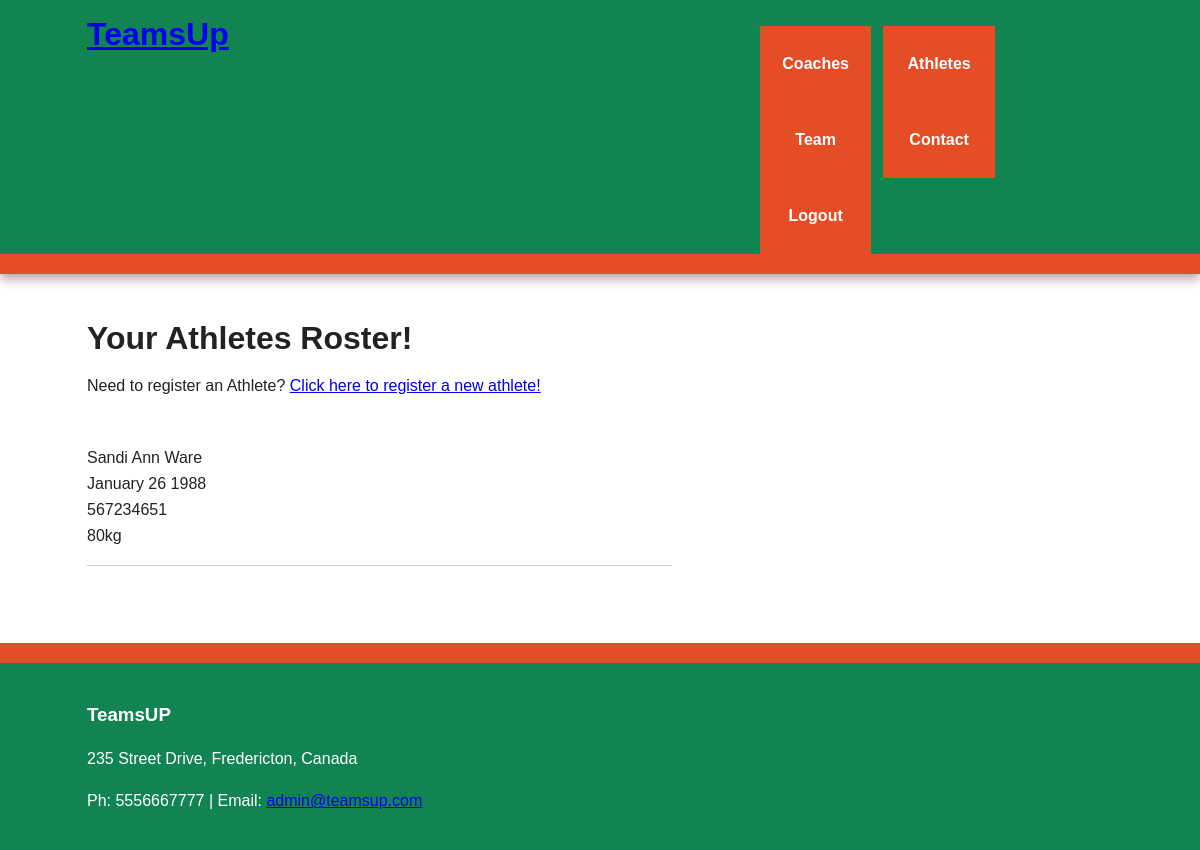
The page /athletes (signed in) on the database as committed earlier.
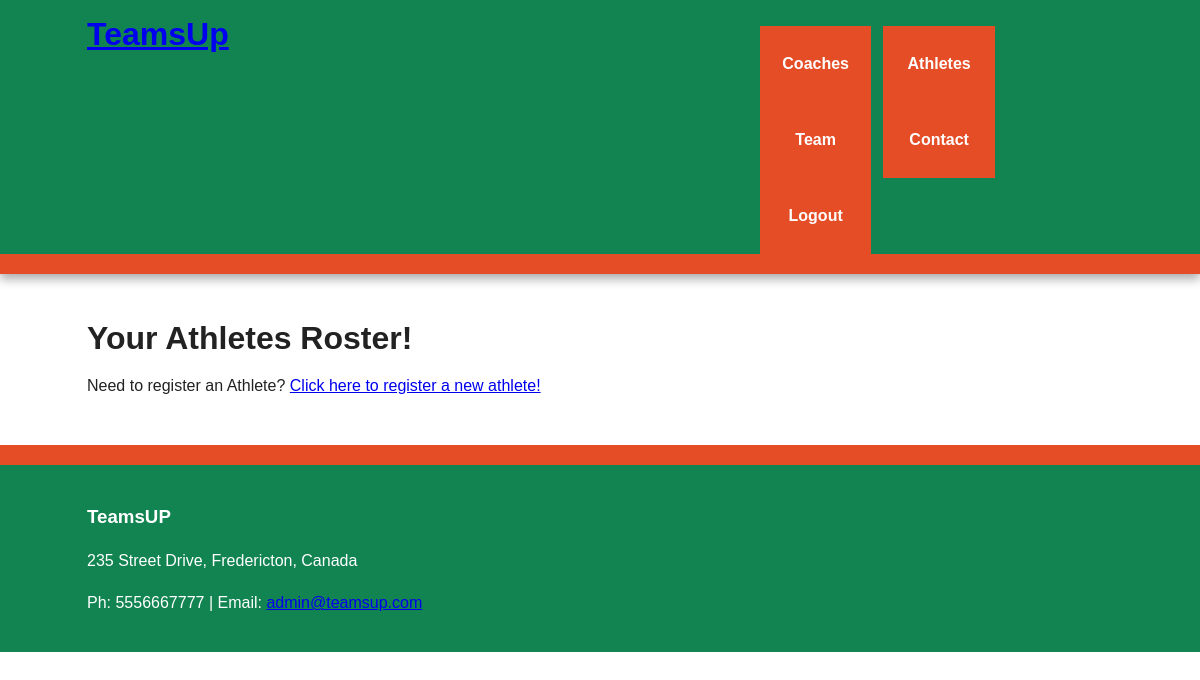
The same page on the database as committed later.
### flask_package/models.py (models this page shows, shortened)
class Athlete(db.Model):
    id = db.Column(db.Integer, primary_key=True)
    student_name = db.Column(db.String, index=True, unique=False)
    date_of_birth = db.Column(db.String, index=True, unique=False)
    student_id = db.Column(db.Integer, index=True, unique=True)
    position = db.Column(db.Integer, index=True, unique=False)
    team_id = db.Column(db.Integer, db.ForeignKey('team.id'))

### flask_package/routes.py (the view)
@app.route('/athletes')
@login_required
def athletes():
    athletes = Athlete.query.all()
    return render_template('athletes.html', athletes=athletes)

### flask_package/models.py (called while the page is built)
@login_manager.user_loader
def load_user(user_id):
    return User.query.get(int(user_id))

### flask_package/templates/athletes.html (shortened to what this page needs)
{% extends "base.html" %}
{% block content %}
    <h1>Your Athletes Roster!</h1>
    <p>Need to register an Athlete? <a href="{{ url_for('register_athlete') }}">Click here to register a new athlete!</a></p>
    {% for athlete in athletes %}
        <article class="main wrapper clearfix">
            <table>
                <tr>
                    <td>{{athlete.student_name}}</td>
                </tr>
                <tr>
                    <td>{{athlete.date_of_birth}}</td>
                </tr>
                <tr>
                    <td>{{athlete.student_id}}</td>
                </tr>
                <tr>
                    <td>{{athlete.position}}</td>
                </tr>
            </table>
            <hr>
        </article>
    {% endfor %}
{% endblock%}

### flask_package/templates/base.html (shortened to what this page needs)
<!doctype html>
<html class="no-js" lang="">
    <head>
        <link rel="stylesheet" href= "{{ url_for('static', filename= 'css/normalize.min.css') }}">
        <link rel="stylesheet" href= "{{ url_for('static', filename= 'css/main.css') }}">
    </head>
    <body>
        <div class="header-container">
            <header class="wrapper clearfix">
                <h1 class="title"><a href="/index">TeamsUp</a></h1>
                <br>
                <nav>
                    {% if current_user.is_authenticated %}
                        <ul>
                            <ul><a href="/coaches">Coaches</a></ul>
                            <li><a href="/athletes">Athletes</a></li>
                            <li><a href="/team">Team</a></li>
                            <li><a href="/contact">Contact</a></li>
                            <li><a href="/logout">Logout</a></li>
                        </ul>
                    {% else %}
                        <ul>
                            <li><a href="/login">Login</a></li>
                            <li><a href="/register">Register</a></li>
                            <li><a href="/contact">Contact us</a></li>
                        </ul>
                    {% endif %}
                </nav>
            </header>
        </div>
        <div class="main-container">
            <div class="main wrapper clearfix">
               {% block content%} {% endblock %}
            </div>
        </div>
        <div class="footer-container">
            <footer class="wrapper">
                <h3>TeamsUP</h3>
                <p>235 Street Drive, Fredericton, Canada</p>
                <p>Ph: 5556667777 | Email: <a href="/contact">admin@teamsup.com</a></p>
            </footer>
        </div>
    </body>
</html>

### flask_package/static/css/main.css (style rules this page uses)
html { color: #222; font-size: 1em; line-height: 1.4; }
body { font: 16px/26px Helvetica, Helvetica Neue, Arial; }
.wrapper { width: 90%; margin: 0 5%; }
.header-container { border-bottom: 20px solid #e44d26; }
.footer-container, .main aside { border-top: 20px solid #e44d26; }
.header-container, .footer-container, .main aside { background: #128451; }
.title { color: white; }
nav ul { margin: 0; padding: 0; list-style-type: none; }
nav a { display: block; margin-bottom: 10px; padding: 15px 0; text-align: center; text-decoration: none; font-weight: bold; color: white; background: #e44d26; }
.main { padding: 30px 0; }
.footer-container footer { color: white; padding: 20px 0; }
@media only screen and (min-width: 480px) { nav a { float: left; width: 27%; margin: 0 1.7%; padding: 25px 2%; margin-bottom: 0; } }
@media only screen and (min-width: 480px) { nav li:last-child a { margin-right: 0; } }
@media only screen and (min-width: 480px) { nav ul li { display: inline; } }
@media only screen and (min-width: 768px) { .header-container, .main aside { -webkit-box-shadow: 0 5px 10px #aaa; -moz-box-shadow: 0 5px 10px #aaa; box-shadow: 0 5px 10px #aaa; } }
@media only screen and (min-width: 768px) { .title { float: left; } }
@media only screen and (min-width: 768px) { nav { float: right; width: 35%; } }
@media only screen and (min-width: 1140px) { .wrapper { width: 1026px; margin: 0 auto; } }
.clearfix:before, .clearfix:after { content: " "; display: table; }
.clearfix:after { clear: both; }
.clearfix { *zoom: 1; }

Rows that differ between the two databases and show on the page:
removed Athlete: student_name "Sandi Ann Ware", date_of_birth "January 26 1988", student_id "567234651", position "80kg"
